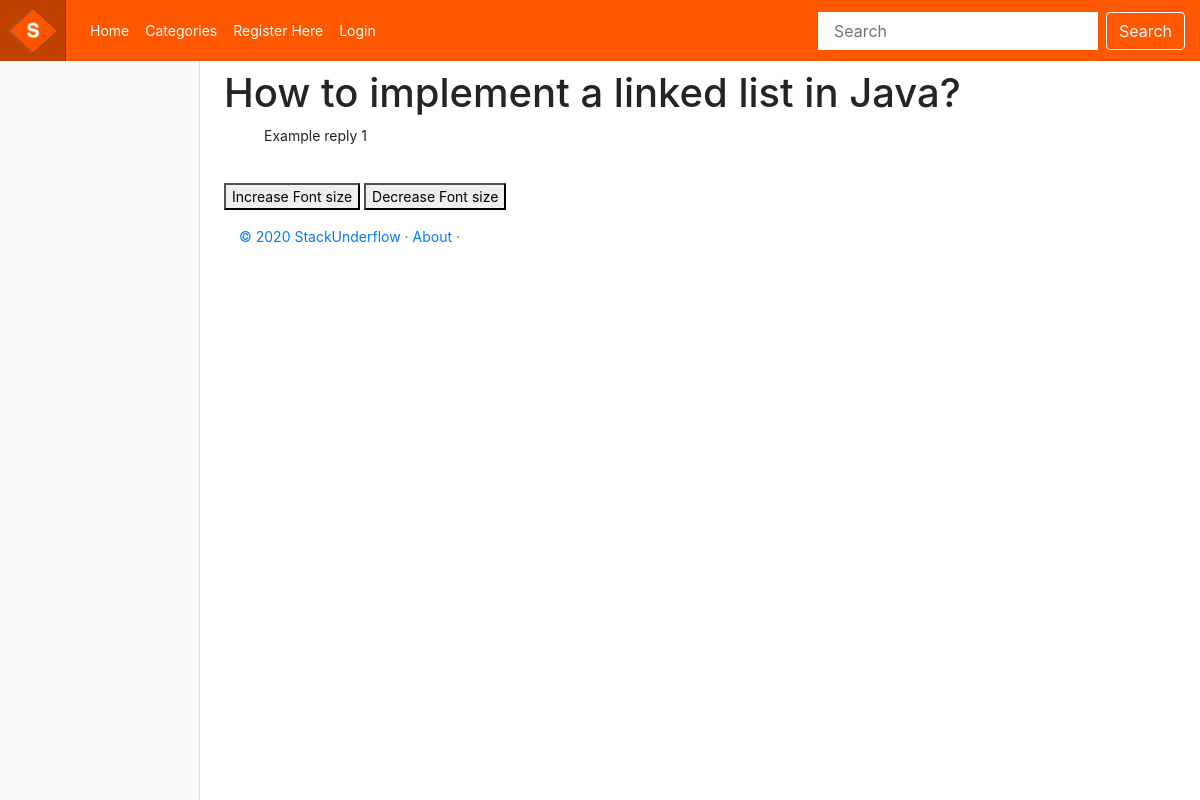
The page /stack_underflow/category/how-to-implement-a-linked-list-in-java/show_thread/ on the database as committed earlier.
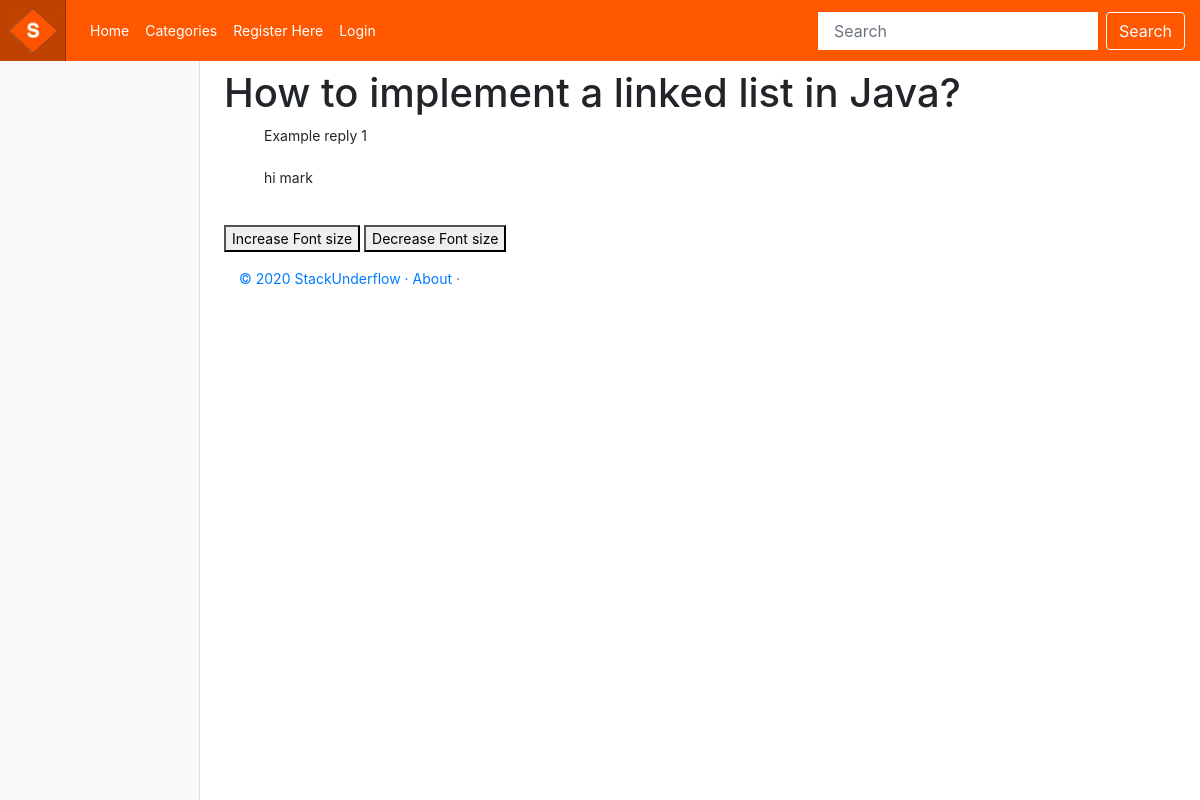
The same page on the database as committed later.
### stack_underflow/models.py (models this page shows, shortened)
class Reply(models.Model):
    thread = models.ForeignKey(Thread, on_delete=models.CASCADE)
    text = models.CharField(max_length=2000)
    class Meta:
        verbose_name_plural = 'Replies'

### stack_underflow/views.py (the view)
# urls.py: path('category/<slug:thread_question_slug>/show_thread/', views.show_thread, name='show_thread'),
def show_thread(request, thread_question_slug):
    context_dict = {}
    try:
        thread = Thread.objects.get(slug=thread_question_slug)
        replies = Reply.objects.filter(thread=thread)
        context_dict['replies'] = replies
        context_dict['thread'] = thread
    except Thread.DoesNotExist:
        context_dict['replies'] = None
        context_dict['thread'] = None
    return render(request, 'stack_underflow/thread.html', context=context_dict)

### templates/stack_underflow/thread.html (shortened to what this page needs)
<!DOCTYPE html>
{% extends 'stack_underflow/base.html' %}
{% load staticfiles %}
{% block body_block %}
	{% if thread %}
	<h1>{{ thread.question }}</h1>
		{% if replies %}
	<ul id = "js">
		{% for reply in replies %}
		{{ reply.text }}  <br />
		{{ reply.created_at }} <br />
		{% endfor %}
	</ul>
		{% endif %}
	{% else %}
	<strong> No replies for this thread.</strong>
	{% endif %}
<button type="button" onclick="inceraseFont()">Increase Font size</button>
<button type="button" onclick="decreaseFont()">Decrease Font size</button>
{% endblock %}

Rows that differ between the two databases and show on the page:
added Reply: text "hi mark"
